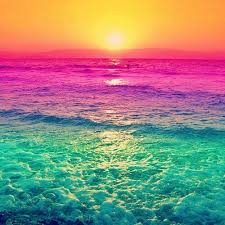
#> input picture Parcial 2/Actividad 1/images.jpeg, 225 x 225 px, found by its file name
$ python Promedio_de_variedad_pixeles.py
#> lines starting #> are read from the running program, lines starting #| are printed output that depends on the picture
from PIL import Image

Ruta = "/Users/christianvicente/Desktop/La Salle Oaxaca/5º_Semestre/Modelado para computadora/Parcial 2/Actividad 1/images.jpeg";

imagen1 = Image.open(Ruta)
#> imagen1 is the input picture: PIL image 225x225 RGB; mean R, G, B 150.7, 136.9, 124.6
i = 0
while i< imagen1.size[0]:
    j = 0
    while j<imagen1.size[1]:
        r,g,b = imagen1.getpixel((i,j))
        suma = (r+g+b)/3
        gris = int(suma)
        pixeles = tuple([gris,gris,gris])
        imagen1.putpixel((i,j),pixeles)
        j+=1
    i+=1
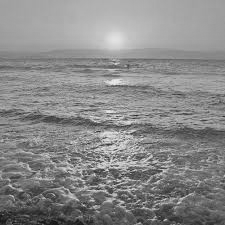
#> imagen1: PIL image 225x225 RGB; min 19, max 234, mean 137.1
#> after the loop, i = 225
imagen1.show()

tamano_vecindad = (3, 3)

resultado = Image.new(imagen1.mode, imagen1.size)
#> resultado: PIL image 225x225 RGB; every value is 0

ancho, alto = imagen1.size
#> ancho = 225; alto = 225

for y in range(alto):
    for x in range(ancho):
        y_inicio = max(0, y - tamano_vecindad[1] // 2)
        y_fin = min(alto, y + tamano_vecindad[1] // 2 + 1)
        x_inicio = max(0, x - tamano_vecindad[0] // 2)
        x_fin = min(ancho, x + tamano_vecindad[0] // 2 + 1)

        area = [imagen1.getpixel((x, y)) for y in range(y_inicio, y_fin) for x in range(x_inicio, x_fin)]

        rango = tuple(int(sum(canal) / len(area)) for canal in zip(*area))

        resultado.putpixel((x, y), rango)
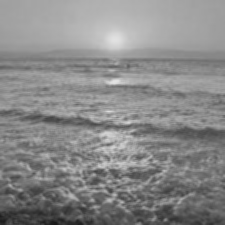
#> resultado: PIL image 225x225 RGB; min 25, max 228, mean 136.6

print('IMAGEN RESULTADO')
for fila in range(225):
    for columna in range(225):
        pixel = resultado.getpixel((columna, fila))
        if fila == 150:
            print("fila:", fila, "columna", columna, "=", pixel)
print("\n")
print('IMAGEN ORIGINAL')
for fila in range(225):
    for columna in range(225):
        pixel = imagen1.getpixel((columna, fila))
        if fila == 150:
            print("fila:", fila, "columna", columna, "=", pixel)

resultado.show()
